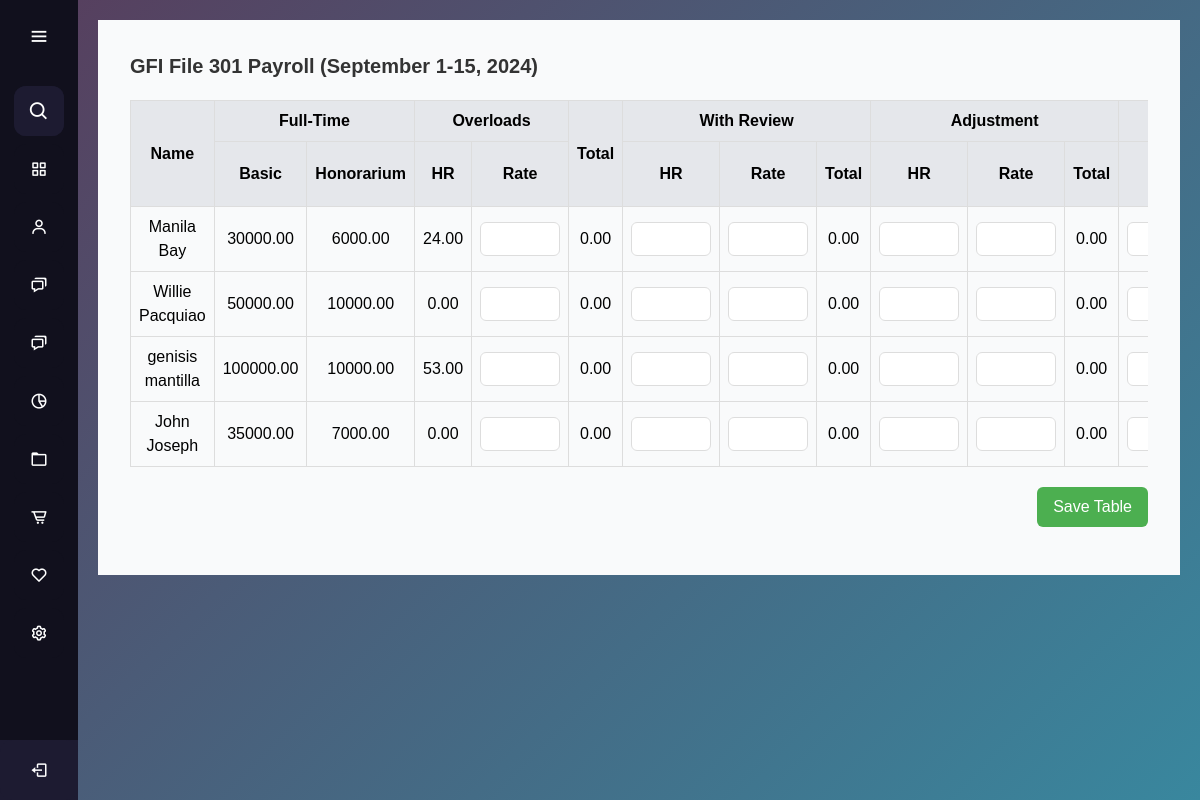
/sssssssssss.php, run on the app's committed database.
### tables this page shows
CREATE TABLE `employees` (
  `employee_id` int(11) NOT NULL,
  `first_name` varchar(255) NOT NULL,
  `last_name` varchar(255) NOT NULL,
  `employee_type` enum('full-time','part-time') NOT NULL,
  `classification` varchar(255) NOT NULL,
  `basic_salary` decimal(10,2) NOT NULL,
  `honorarium` decimal(10,2) DEFAULT 0.00,
  `created_at` timestamp NOT NULL DEFAULT current_timestamp()
);

### sssssssssss.php (the view, shortened to what this page needs)
<?php
require 'database_connection.php';
$sql = "
    SELECT
        e.employee_id,
        CONCAT(e.first_name, ' ', e.last_name) AS full_name,
        e.basic_salary,
        e.honorarium,
        COALESCE(SUM(o.grand_total), 0) AS overload_hr,
        COALESCE(c.medical_savings, 0) AS medical_savings,
        COALESCE(c.retirement, 0) AS retirement,
        COALESCE((c.sss_ee + c.sss_er), 0) AS sss_total,
        COALESCE((c.pag_ibig_ee + c.pag_ibig_er), 0) AS pag_ibig_total,
        COALESCE((c.philhealth_ee + c.philhealth_er), 0) AS philhealth_total
    FROM employees e
    LEFT JOIN overload o ON e.employee_id = o.employee_id
    LEFT JOIN contributions c ON e.employee_id = c.employee_id
    GROUP BY e.employee_id";
$result = $conn->query($sql);
?>
<!DOCTYPE html>
<html lang="en">
<head>
    <script src="https://cdn.tailwindcss.com"></script>
</head>
<body>
    <?php include 'aside.php'; ?>
    <main>
        <div class="content">
            <h1 class="text-xl font-bold mb-4">GFI File 301 Payroll (September 1-15, 2024)</h1>
            <div class="table-wrapper">
                <table id="crudTable" class="table-auto w-full">
                    <thead>
                        <tr>
                            <th rowspan="2" class="p-2 bg-gray-200">Name</th>
                            <th colspan="2" class="p-2 bg-gray-200">Full-Time</th>
                            <th colspan="2" class="p-2 bg-gray-200">Overloads</th>
                            <th rowspan="2" class="p-2 bg-gray-200">Total</th>
                            <th colspan="3" class="p-2 bg-gray-200">With Review</th>
                            <th colspan="3" class="p-2 bg-gray-200">Adjustment</th>
                            <th colspan="3" class="p-2 bg-gray-200">Watch Reward</th>
                        </tr>
                        <tr>
                            <th class="p-2 bg-gray-200">Basic</th>
                            <th class="p-2 bg-gray-200">Honorarium</th>
                            <th class="p-2 bg-gray-200">HR</th>
                            <th class="p-2 bg-gray-200">Rate</th>
                            <th class="p-2 bg-gray-200">HR</th>
                            <th class="p-2 bg-gray-200">Rate</th>
                            <th class="p-2 bg-gray-200">Total</th>
                            <th class="p-2 bg-gray-200">HR</th>
                            <th class="p-2 bg-gray-200">Rate</th>
                            <th class="p-2 bg-gray-200">Total</th>
                            <th class="p-2 bg-gray-200">HR</th>
                        </tr>
                    </thead>
                    <tbody>
                        <?php
                        if ($result && $result->num_rows > 0) {
                            while ($row = $result->fetch_assoc()) {
                                echo "<tr>";
                                echo "<td data-employee='{$row['employee_id']}' class='p-2'>{$row['full_name']}</td>";
                                echo "<td class='p-2'>{$row['basic_salary']}</td>";
                                echo "<td class='p-2'>{$row['honorarium']}</td>";
                                echo "<td class='p-2'>{$row['overload_hr']}</td>";
                                echo "<td><input type='number' name='overload_rate' class='editable-cell'></td>";
                                echo "<td name='overload_total' >0.00</td>";
                                echo "<td><input type='number' name='wr_hr' class='editable-cell'></td>";
                                echo "<td><input type='number' name='wr_rate' class='editable-cell'></td>";
                                echo "<td name='wr_total' >0.00</td>";
                                echo "<td><input type='number' name='adjust_rate' class='editable-cell'></td>";
                                echo "<td><input type='number' name='adjust_hr' class='editable-cell'></td>";
                                echo "<td name='adjust_total' >0.00</td>";
                                echo "<td><input type='number' name='watch_hr' class='editable-cell'></td>";
                                echo "</tr>";
                            }
                        } else {
                            echo "<tr><td colspan='12' class='p-2 text-center'>No data found</td></tr>";
                        }
                        ?>
                    </tbody>
                </table>
            </div>
            <div class="flex justify-end mt-5">
                <button id="saveTableBtn" class="save-btn mb-4">Save Table</button>
            </div>
        </div>
    </main>
</body>
</html>

### styles.css (style rules this page uses)
* { margin: 0; padding: 0; box-sizing: border-box; font-family: "Poppins", sans-serif; }
main { margin-left: 78px; padding: 20px; transition: margin-left 0.5s ease; min-height: 100vh; background: linear-gradient( 135deg, #56405f, #39879e ); }

### sssssssssss.php (style rules this page uses)
.table-wrapper { max-width: 100%; overflow-x: auto; margin-top: 20px; }
table { width: 100%; border-collapse: collapse; }
th, td { padding: 0.5rem; text-align: center; border: 1px solid #ddd; }
th { background-color: #f3f4f6; font-weight: bold; }
td input { width: 100%; padding: 0.25rem; border: 1px solid #ddd; border-radius: 0.375rem; text-align: center; }
.save-btn { padding: 0.5rem 1rem; background-color: #4CAF50; color: white; border: none; border-radius: 0.375rem; cursor: pointer; transition: background-color 0.3s ease; }
.editable-cell { text-align: center; width: 80px; }
.content { padding: 2rem; background-color: #f9fafb; }
h1 { font-size: 1.75rem; color: #333; }

### data on the page
employees: full_name "Manila Bay", basic_salary "30000.00", honorarium "6000.00", overload_hr "24.00"
employees: full_name "Willie Pacquiao", basic_salary "50000.00", honorarium "10000.00", overload_hr "0.00"
employees: full_name "genisis mantilla", basic_salary "100000.00", honorarium "10000.00", overload_hr "53.00"
employees: full_name "John Joseph", basic_salary "35000.00", honorarium "7000.00", overload_hr "0.00"
